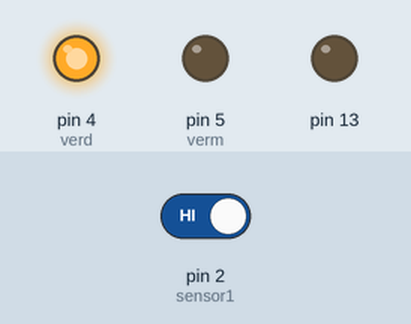
Bench run of a sketch on a simulated Arduino Uno, built with avr-gcc and run on an emulated ATmega328P. On the bench: output pins drawn as LEDs (lit = HIGH). The inputs (shaded band) are chosen by the test bench; at power-on: pin 2 (sensor1) HIGH. What the sketch prints to the serial monitor is not drawn.

Above: at 0.1 s.
Timing chart, 0 to 1.6 s (numbered marks = the images above):
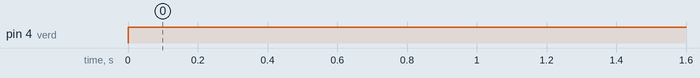

The sketch:

Estacionamento.ino
```cpp
#define sensor1 2
#define sensor2 3
#define verd 4
#define verm 5
int vagas;
int qntdvagas;
void setup() {
  qntdvagas = 5;
  pinMode (sensor1,INPUT_PULLUP);
  pinMode (sensor2,INPUT_PULLUP);
  pinMode (verd,OUTPUT);
  pinMode (verm,OUTPUT);
  pinMode (13,OUTPUT);
  digitalWrite (13,LOW);
  Serial.begin (9600);
}

void loop() {

 if (!digitalRead(sensor1)) {
  if(vagas<5) {
  vagas++;
  qntdvagas--;
  delay(400);
  }
 }
 if(vagas>0) {
  if(!digitalRead (sensor2)){
  vagas--;
  qntdvagas ++;
  delay(400);
  }
 }
 if(vagas<5){
  digitalWrite(verm,LOW);
  digitalWrite(verd,HIGH);
  Serial.println("****ESTACIONAMENTO****");
  Serial.println("    ABERTO    ");
  delay(1500);
 }
 else {
  Serial.println("****ESTACIONAMENTO****");
  Serial.println("    FECHADO    ");
  delay(1500);
  digitalWrite (verm,HIGH);
  digitalWrite (verd,LOW);
 }
 Serial.println ("---Vagas Restantes---");
 Serial.println (qntdvagas);
 delay (1500);
}
```

Measured:
- by itself, pin 4 (verd): LOW → HIGH at 0.00 s
